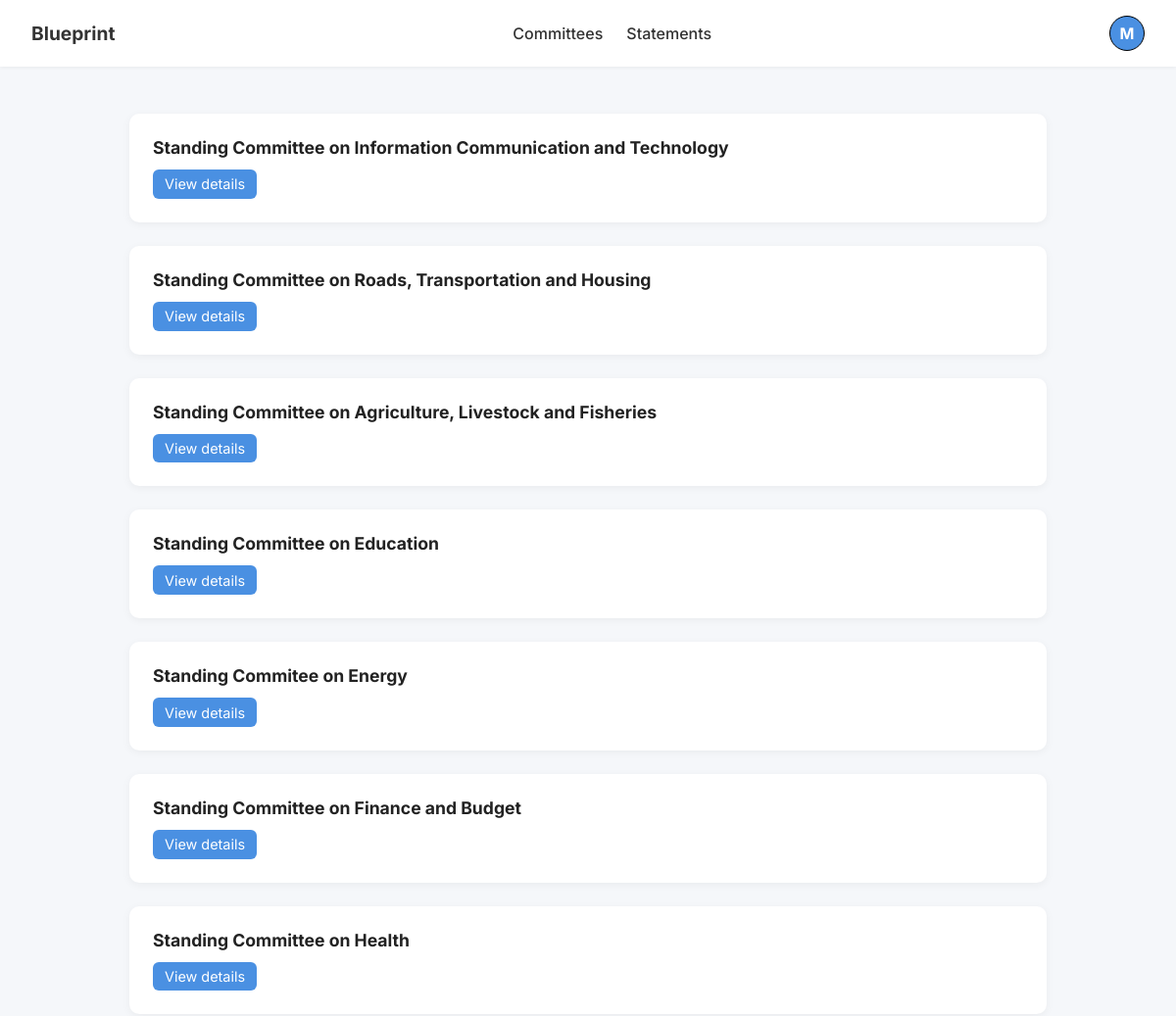
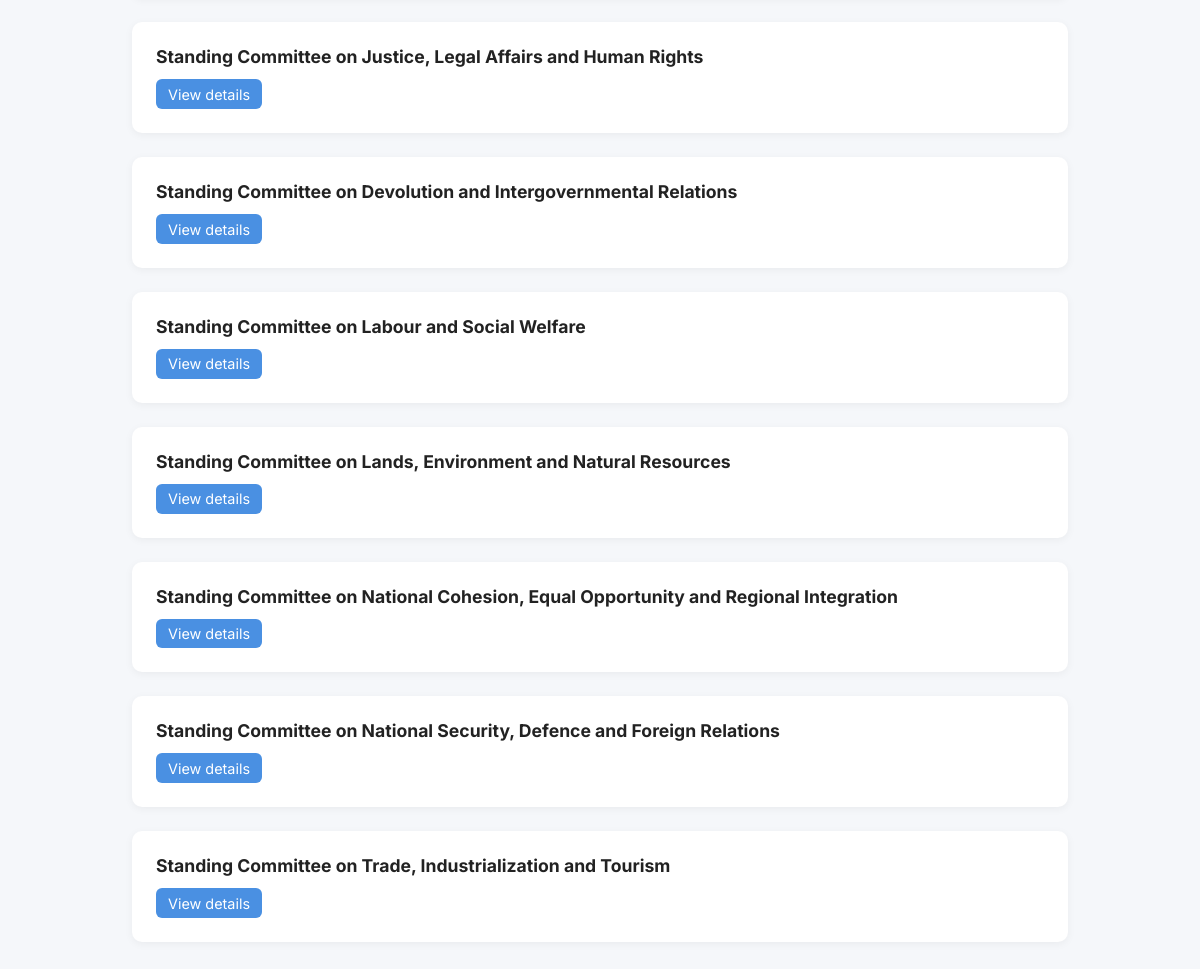
/committees (signed in), run on the app's committed database (2 pictures, top to bottom).
### base/models.py (models this page shows, shortened)
class Committee(models.Model):
    name = models.CharField(max_length=200)
    mandate = models.TextField(null=True, blank=True)
    shorthand = models.CharField(max_length=200)
    chair = models.CharField(max_length=200)
    vice = models.CharField(max_length=200)

### base/views.py (the view)
# urls.py: path('committees', views.committees, name="committees"),
@login_required
def committees(request):
    all_committees = Committee.objects.all()
    context = {'committees' : all_committees}
    return render(request, 'base/committees.html', context)

### accounts/context_processors.py (called while the page is built)
def profile_status(request):
    if request.user.is_authenticated:
        try:
            profile = request.user.memberprofile
            incomplete = not (profile.phone_number and profile.directorate)
            return {'incomplete_profile': incomplete}
        except MemberProfile.DoesNotExist:
            return {'incomplete_profile': True}
    return {}

### base/templates/base/committees.html
{% extends 'main.html' %} <br />
{% load static %} <br />
{% block head %}
<link rel="stylesheet" href="{% static 'styles/committees.css' %}" />
{% endblock %} <br />
{% block content %}
<div class="committees-container">
  {% for committee in committees %}
  <div class="committee-card">
    <h3>{{ committee.name }}</h3>
    <a href="{% url 'committee_detail' committee.id %}" class="view-link"
      >View details</a
    >
  </div>
  {% endfor %}
</div>
{% endblock %}

### templates/main.html (shortened to what this page needs)
<!DOCTYPE html>
{% load static %}
<html lang="en">
  <head>
    <link rel="stylesheet" href="{% static 'styles/main.css' %}" />
    <link
      rel="stylesheet"
      href="https://cdn.datatables.net/2.3.1/css/dataTables.dataTables.css"
    />
    {% block head %}{% endblock %}
  </head>
  <body>
    {% if user.is_authenticated %}
    <nav class="navbar">
      <div class="navbar-left">
        <a href="/" class="logo">Blueprint</a>
      </div>
      <div class="navbar-links">
        <a
          href="{% url 'committees' %}"
          class="nav-link {% if request.path == '/committees/' %}active{% endif %}"
          >Committees</a
        >
        <a
          href="{% url 'statements' %}"
          class="nav-link {% if request.path == '/statements/' %}active{% endif %}"
          >Statements</a
        >
      </div>
      <div class="navbar-icons">
        <div class="profile-wrapper">
          <div class="profile" id="profileToggle">
            <span>{{ user.username|first|upper }}</span>
          </div>
        </div>
      </div>
    </nav>
    {% endif %}
    <main class="main-body">{% block content %}{% endblock %}</main>
  </body>
</html>

### static/styles/main.css (style rules this page uses)
* { font-family: "Inter", sans-serif; box-sizing: border-box; margin: 0; padding: 0; }
body { background-color: #f5f7fa; color: #333; scroll-behavior: smooth; }
.navbar { display: flex; justify-content: space-between; align-items: center; background-color: #fff; box-shadow: 0 1px 4px rgba(0, 0, 0, 0.06); padding: 1rem 2rem; position: sticky; top: 0; z-index: 10; }
.navbar a { text-decoration: none; color: #333; font-weight: 500; transition: color 0.3s ease; }
.navbar .logo { font-size: 1.2rem; font-weight: bold; margin: 0; }
.navbar-left { display: flex; align-items: center; }
.navbar-links { display: flex; align-items: center; gap: 1.5rem; }
.navbar-icons { display: flex; align-items: center; gap: 1rem; }
.profile-wrapper { position: relative; cursor: pointer; }
.profile { display: flex; align-items: center; justify-content: center; background-color: #4a90e2; color: #fff; font-weight: bold; border-radius: 50%; height: 36px; width: 36px; border: 1px solid #000; }
.main-body { padding: 2rem; }

### static/styles/committees.css (style rules this page uses)
.committees-container { max-width: 1000px; margin: auto; padding: 1rem 2rem; display: flex; flex-direction: column; gap: 1.5rem; }
.committee-card { background-color: #ffffff; padding: 1.5rem; border-radius: 10px; box-shadow: 0 2px 8px rgba(0, 0, 0, 0.05); transition: transform 0.2s ease; }
.committee-card h3 { font-size: 1.1rem; margin-bottom: 0.75rem; color: #222; }
.view-link { display: inline-block; padding: 0.4rem 0.75rem; font-size: 0.9rem; color: #fff; background-color: #4a90e2; border-radius: 6px; text-decoration: none; transition: background-color 0.3s ease; }

### data on the page
Committee: name "Standing Committee on Information Communication and Technology"
Committee: name "Standing Committee on Roads, Transportation and Housing"
Committee: name "Standing Committee on Agriculture, Livestock and Fisheries"
Committee: name "Standing Committee on Education"
Committee: name "Standing Commitee on Energy"
Committee: name "Standing Committee on Finance and Budget"
Committee: name "Standing Committee on Health"
Committee: name "Standing Committee on Justice, Legal Affairs and Human Rights"
Committee: name "Standing Committee on Devolution and Intergovernmental Relations"
Committee: name "Standing Committee on Labour and Social Welfare"
Committee: name "Standing Committee on Lands, Environment and Natural Resources"
Committee: name "Standing Committee on National Cohesion, Equal Opportunity and Regional Integration"
Committee: name "Standing Committee on National Security, Defence and Foreign Relations"
Committee: name "Standing Committee on Trade, Industrialization and Tourism"

### other printed values
{{ user.username|first|upper }} "M"
